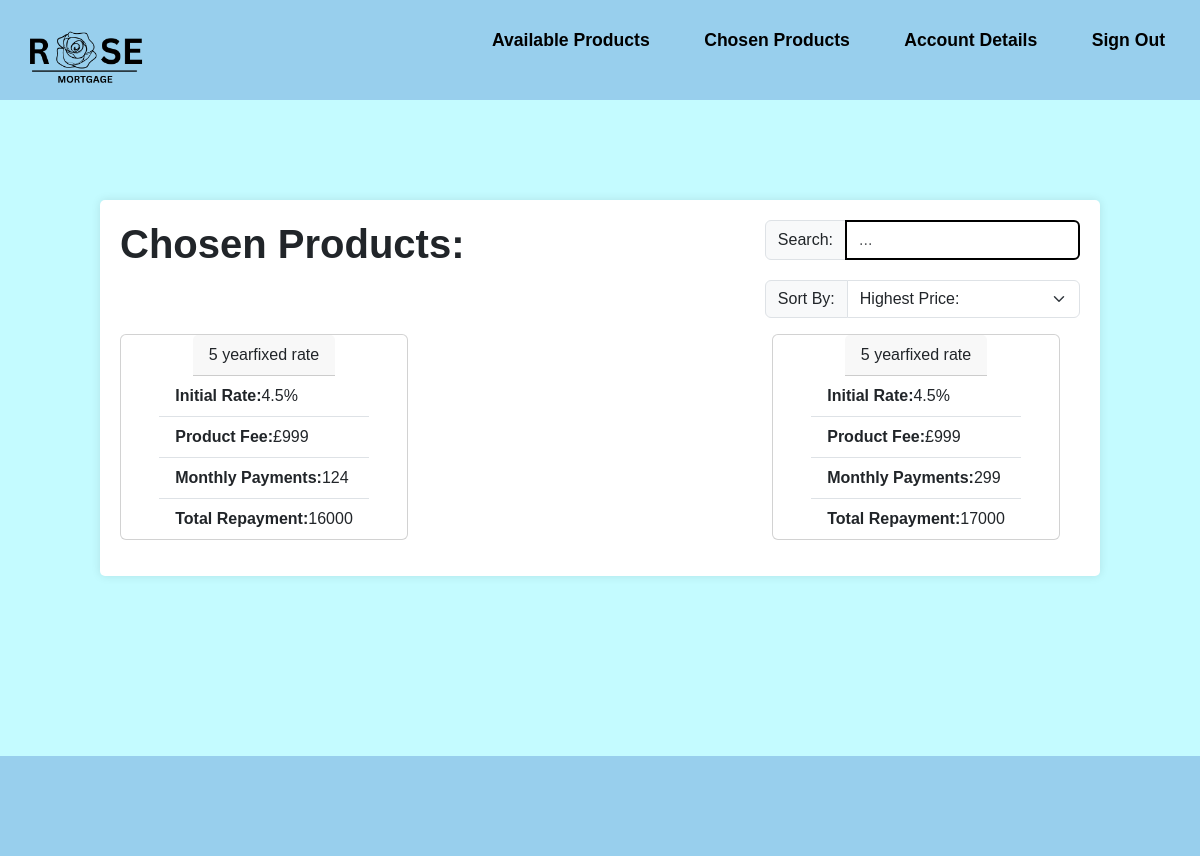
The page /MemberChosenProducts.php on the database its author committed.
### tables this page shows
CREATE TABLE "Quote" (
	"Quote_ID"	INTEGER NOT NULL,
	"Product_ID"	INTEGER NOT NULL,
	"RegisteredUser_ID"	INTEGER NOT NULL,
	"monthly_repayments"	INTEGER NOT NULL,
	"total_repayment"	INTEGER,
	"product_starred"	INTEGER NOT NULL,
	FOREIGN KEY("Product_ID") REFERENCES "Product"("Product_ID"),
	FOREIGN KEY("RegisteredUser_ID") REFERENCES "RegisteredUser"("RegisteredUser_ID"),
	FOREIGN KEY("Quote_ID") REFERENCES "Quote"("Quote_ID"),
	PRIMARY KEY("Quote_ID" AUTOINCREMENT)
);

CREATE TABLE "Product" (
	"Product_ID"	INTEGER NOT NULL,
	"Broker_ID"	INTEGER NOT NULL,
	"YearRate"	INTEGER NOT NULL,
	"ProductType"	TEXT NOT NULL,
	"expected_income"	INTEGER NOT NULL,
	"expected_outgoings"	INTEGER NOT NULL,
	"expected_credit_score"	INTEGER NOT NULL,
	"initial_interest_rate"	REAL NOT NULL,
	"secondary_interest_rate"	REAL NOT NULL,
	"ProductFee"	INTEGER NOT NULL,
	"mtv_ratio"	REAL NOT NULL,
	"aDraft"	INTEGER NOT NULL,
	FOREIGN KEY("Broker_ID") REFERENCES "Broker"("Broker_ID"),
	PRIMARY KEY("Product_ID" AUTOINCREMENT)
);

### MemberChosenProducts.php (the view, shortened to what this page needs)
<?php
require_once 'connection.php';
$sql = "SELECT *
        FROM Quote
        INNER JOIN RegisteredUser ON (Quote.RegisteredUser_ID = RegisteredUser.RegisteredUser_ID)
        INNER JOIN Product ON (Quote.Product_ID = Product.Product_ID)
        INNER JOIN financialdetails ON (financialdetails.RegisteredUser_ID = RegisteredUser.RegisteredUser_ID)
        ";
$statement = $db->query($sql);
?>
<!DOCTYPE html>
<html lang="en">
<head>
  <link rel="stylesheet" href="https://cdn.jsdelivr.net/npm/bootstrap@5.3.2/dist/css/bootstrap.min.css"
>
  <link rel="stylesheet" href="style.css">
</head>
<body>
  <header class="flex-container">
    <a href="MemberViewProducts.php"> <img src="Assets/logo.png" alt="Rose Mortgage"> </a>
    <div>
      <ul class="nav-links">
        <li><a href="MemberViewProducts.php">Available Products</a></li>
        <li><a href="MemberChosenProducts.php">Chosen Products</a></li>
        <li><a href="MemberAccountDetails.php">Account Details</a></li>
        <li><a href="home.php">Sign Out</a></li>
      </ul>
    </div>
  </header>
  <div class="largecontainer">
    <div class="flex-container">
      <div>
        <h1><b>Chosen Products:</b></h1>
      </div>
      <div>
        <div class="input-group flex-nowrap">
          <span class="input-group-text" id="addon-wrapping">Search:</span>
          <input type="text" class="form-control" placeholder="..." aria-label="Username"
            aria-describedby="addon-wrapping">
        </div>
        <div class="input-group mb-3">
          <label class="input-group-text" for="inputGroupSelect01">Sort By:</label>
          <select class="form-select" id="inputGroupSelect01">
            <option selected>Highest Price:</option>
          </select>
        </div>
      </div>
    </div>
    <div class="flex-table">
      <?php
      while ($row = $statement->fetch(PDO::FETCH_ASSOC)) {
      ?>
      <div class="card" style="width: 18rem;">
        <div class="card-header">
          <?php echo $row["YearRate"], $row["ProductType"]; ?>
        </div>
        <ul class="list-group list-group-flush">
          <li class="list-group-item"><b>Initial Rate:</b><?php echo $row["initial_interest_rate"]; ?></li>
          <li class="list-group-item"><b>Product Fee:</b><?php echo $row["ProductFee"]; ?></li>
          <li class="list-group-item"><b>Monthly Payments:</b><?php echo $row["monthly_repayments"]; ?></li>
          <li class="list-group-item"><b>Total Repayment:</b><?php echo $row["total_repayment"]; ?></li>
        </ul>
      </div>
      <?php
      }
      ?>
    </div>
  </div>
  <footer>
  </footer>
</body>
</html>

### style.css (style rules this page uses)
* { margin: 0; padding: 0; text-decoration: none; font-family: Arial, Helvetica, sans-serif; box-sizing: border-box; list-style: none; }
a { color: #000; text-decoration: none; }
header { background-color: #98CFED; padding: 10px; color: black; height: 100px; width: 100%; top: 0; display: flex; justify-content: flex-start; align-items: center; z-index: 1000; }
.nav-links li { display: inline-block; position: relative; margin: 0 25px; }
.nav-links li a { font-weight: bold; font-size: 1.1rem; text-decoration: none; color: black; }
.nav-links li::after { content: ''; width: 0%; height: 2px; background: #000; display: block; margin: auto; position: absolute; top: 100%; left: 50%; transform: translate(-50%); transition: 0.7s; }
header img { width: 150px; height: auto; }
body { background-color: #c4fbff; display: flex; flex-direction: column; min-height: 100vh; }
.card { height: 100%; display: flex; justify-content: center; align-items: center; }
ul { flex: 1; margin-bottom: 20px; }
ul li { list-style-type: disc; }
.form-control { border: 2px solid black; }
.largecontainer { width: 1000px; margin: 100px auto 80px; padding: 20px; background-color: #fff; border-radius: 5px; box-shadow: 0 0 10px rgba(0, 0, 0, 0.1); }
.flex-container { display: flex; flex-direction: row; justify-content:space-between; }
.flex-table { display:flex; flex-direction: row; flex-wrap: wrap; align-content: flex-start; justify-content: space-between; margin-right: 20px; margin-bottom: 1em; }
label { display: block; font-weight: bold; }
.input-group { margin-bottom: 20px; }
footer { background-color: #98CFED; padding: 10px; color: black; height: 100px; width: 100%; bottom: 0; z-index: 1000; margin-top: 100px; }

### rows shown on the page
quote: Product_ID.YearRate "5 year", Product_ID.ProductType "fixed rate", Product_ID.initial_interest_rate "4.5%", Product_ID.ProductFee "£999", monthly_repayments "124", total_repayment "16000"
quote: Product_ID.YearRate "5 year", Product_ID.ProductType "fixed rate", Product_ID.initial_interest_rate "4.5%", Product_ID.ProductFee "£999", monthly_repayments "299", total_repayment "17000"
